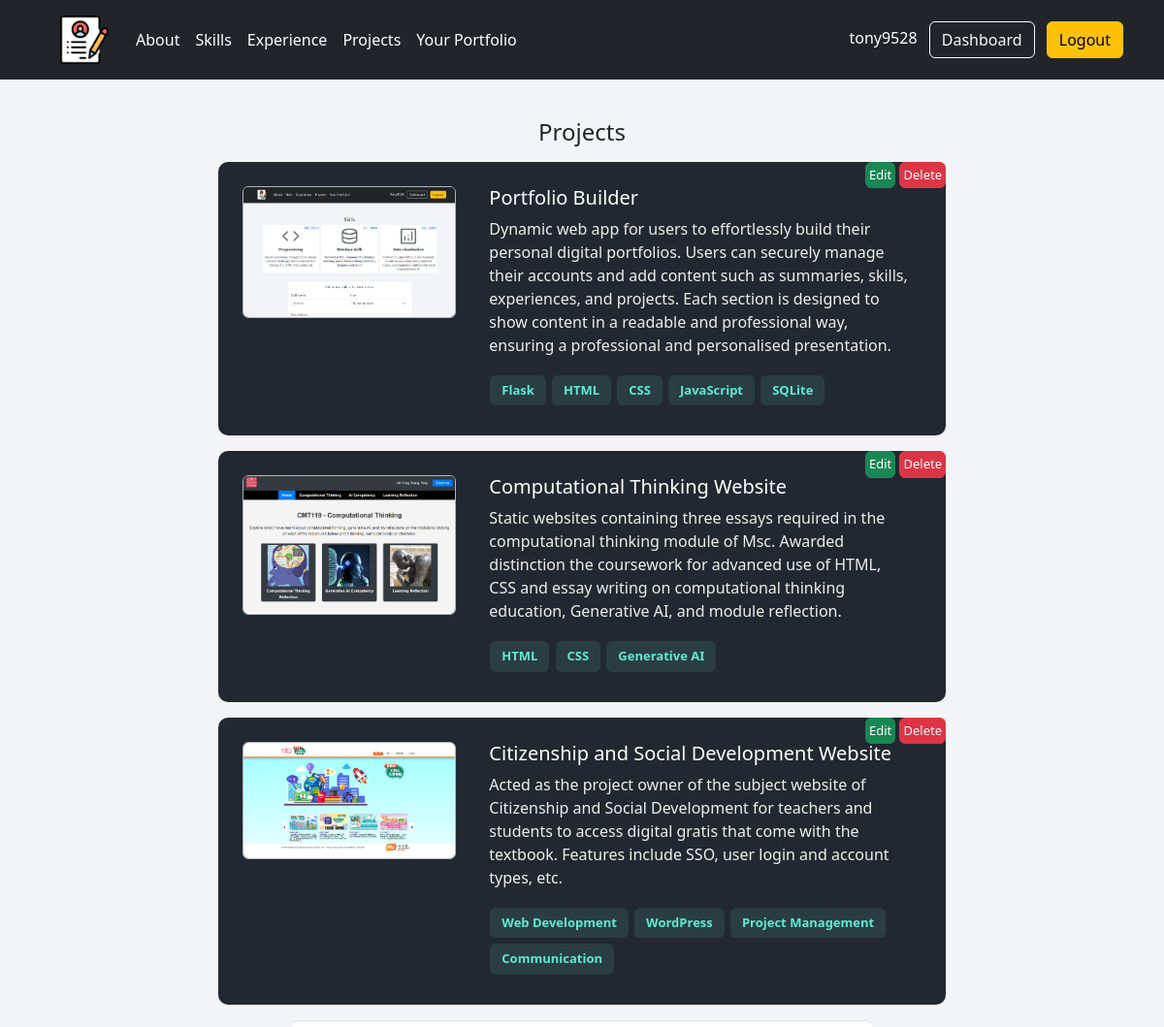
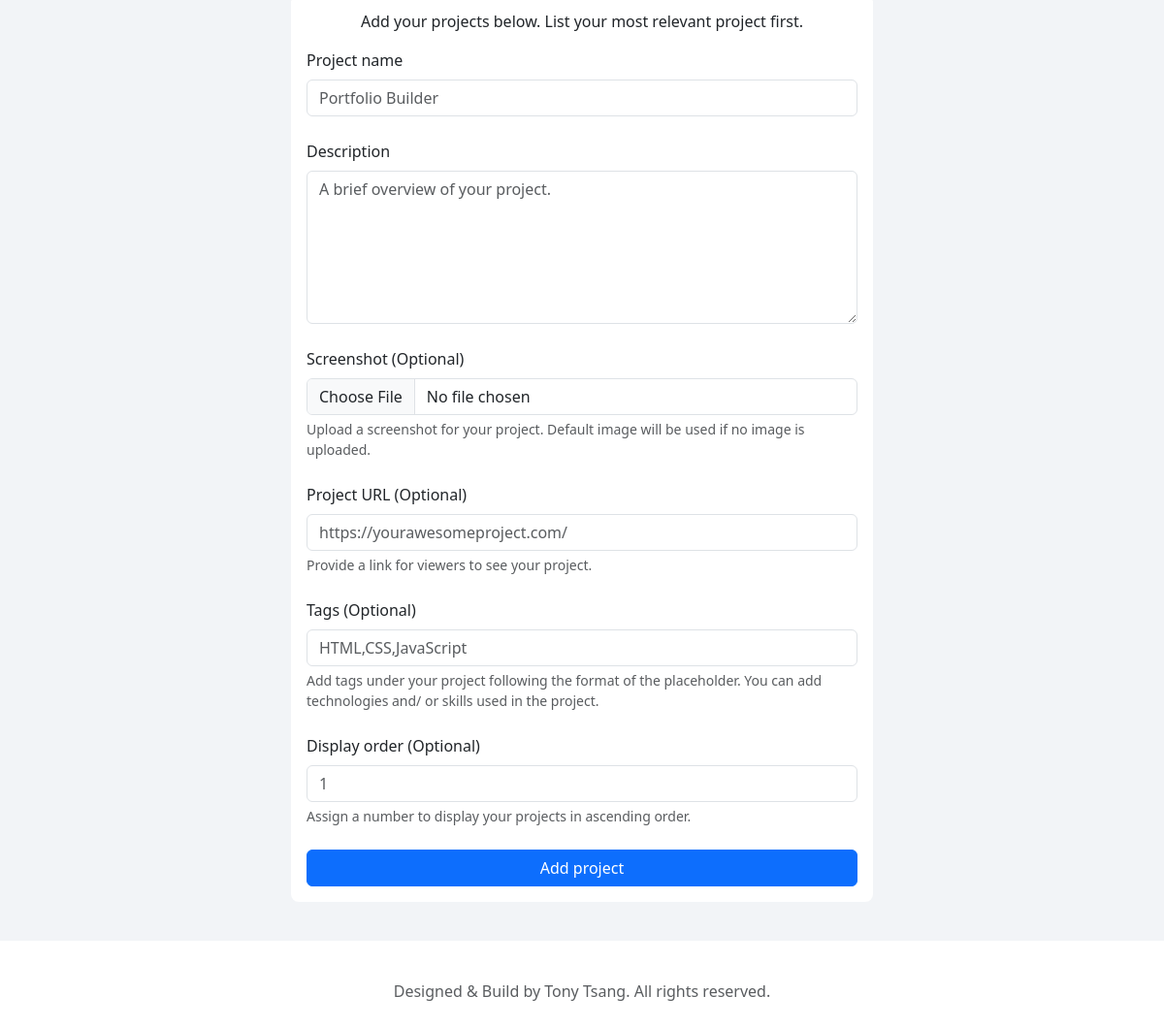
Screenshot of /projects (signed in) with the database file from the repository (2 pictures, top to bottom).
### tables this page shows
CREATE TABLE "projects"(
    "project_id" INTEGER PRIMARY KEY AUTOINCREMENT,
    "user_id" INTEGER NOT NULL,
    "project_name" TEXT NOT NULL,
    "project_description" TEXT NOT NULL,
    "project_screenshot" TEXT,
    "project_url" TEXT,
    "tags" TEXT,
    "sort_order" INTEGER NOT NULL,
    FOREIGN KEY ("user_id") REFERENCES "users" ("id")
);

### portfolio/routes.py (the view, shortened to what this page needs)
@app.route('/projects', methods = ['GET', 'POST'])
def projects():
    if not session.get("user_id"):
        flash("Please login first", "warning")
        return redirect(url_for('login'))
    user_id = session["user_id"]
    username = session["username"]
    sql = "SELECT * FROM projects WHERE user_id = :user_id ORDER BY sort_order, project_id"
    sql_q = text(sql)
    user_projects = db.engine.connect().execute(sql_q, {'user_id': user_id}).fetchall()
    return render_template("projects.html", username=username, user_projects=user_projects)

### portfolio/templates/projects.html (shortened to what this page needs)
{% extends "layout.html" %}
{% block content %}
<div class="container">
    <div class="projects-container">
        <h1 class="h4 mb-2 fw-normal text-center">Projects</h1>
        <div class="container text-left px-3 gy-3">
            {% if user_projects%}
                {% for project in user_projects %}
                    <div class="project-container position-relative">
                            <div class="row text-left ">
                                <div class="col-12 col-md-4 pic-container text-left img-fluid"><img class="proj-img rounded border border-dark-subtle" src="{{url_for('static',filename='uploads/' + project.project_screenshot)}}"></div>
                                <div class="col-12 col-md-8 proj-content text-left">
                                    <div class="">
                                        <div class="proj-name"><a class="project-link" href="{{project.project_url if project.project_url else '#'}}"><h5>{{project.project_name}}</h5></a></div>
                                        <div class="proj-description position-relative"> <p>{{project.project_description}}</p> </div>
                                    </div>
                                    {% if project.tags %}
                                        <div class="exp-tags ">
                                        {% set tags = project.tags.split(',') %}
                                        {% for tag in tags%}
                                            <button type="button" class="btn btn-outline-secondary tag ">{{tag}}</button>
                                        {% endfor %}
                                        </div>
                                    {% endif %}
                                    <div class="position-absolute top-0 end-0">
                                        <a href="{{url_for('edit_project', id=project.project_id)}}"><button class="btn btn-success edit-delete">Edit</button></a>
                                        <form action="{{ url_for('delete_project', id=project.project_id) }}" method="POST" style="display: inline;">
                                            <button type="submit" class="btn btn-danger edit-delete" onclick="return confirm('Are you sure you want to delete this item?');">Delete</button>
                                        </form>
                                    </div>
                                </div>
                            </div>
                    </div>
                {% endfor %}
            {% endif %}
    </div>
    <div class="container text-left form-container">
        <p class="text-center">Add your projects below. List your most relevant project first.</p>
        <form action="/projects" method="POST" class="row g-2" enctype="multipart/form-data">
            <div class="mb-3 col-md-12">
                <label for="project-name" class="form-label">Project name</label>
                <input type="text" name="project-name" class="form-control"  placeholder="Portfolio Builder" required>
            </div>
            <div class="mb-3 col-md-12">
                <label for="project-description" class="form-label">Description</label>
                <textarea id="project-description" name="project-description" class="form-control" rows="6" placeholder="A brief overview of your project." required></textarea>
            </div>
            <div class="mb-3 col-md-12">
                <label for="project-screenshot" class="form-label">Screenshot (Optional)</label>
                <input type="file" name="project-screenshot" class="form-control"  accept="image/*" aria-describedby="screenshothelpblock">
                <div id="screenshothelpblock" class="form-text">
                    Upload a screenshot for your project. Default image will be used if no image is uploaded.
                </div>
            </div>
            <div class="mb-3 col-md-12">
                <label for="project-url" class="form-label">Project URL (Optional)</label>
                <input type="text" name="project-url" class="form-control" placeholder="https://yourawesomeproject.com/" aria-describedby="project-urlhelpblock">
                <div id="project-urlhelpblock" class="form-text">
                    Provide a link for viewers to see your project.
                </div>
            </div>
            <div class="mb-3 col-md-12">
                <label for="project-tags" class="form-label">Tags (Optional)</label>
                <input type="text" id="project-tags" name="project-tags" class="form-control" placeholder="HTML,CSS,JavaScript" aria-describedby="tagshelpblock">
                <div id="tagshelpblock" class="form-text">
                    Add tags under your project following the format of the placeholder. You can add technologies and/ or skills used in the project.
                </div>
            </div>
            <div class="mb-3 col-md-12">
                <label for="project-order" class="form-label">Display order (Optional)</label>
                <input type="number" min="1" name="project-order" class="form-control"  placeholder="1" aria-describedby="orderhelpblock">
                <div id="orderhelpblock" class="form-text">
                    Assign a number to display your projects in ascending order.
                </div>
            </div>
            <div class="d-grid gap-2">
                <button type="submit" class="btn btn-primary">Add project</button>
            </div>
        </form>
    </div>
</div>
{% endblock content %}

### portfolio/static/css/style.css (style rules this page uses)
a { color:#00ADB5; text-decoration: none; }
html { scroll-behavior: smooth; }
.form-container { background-color: #fff; border-radius: 8px; border-top: 1px solid #dadde1; box-sizing: border-box; padding: 16px; position: relative; width: 600px; }
.edit-delete { font-size: small; padding:3px; }
.exp-tags { border: 3px; margin-bottom: 3px; }
.tag { font-size: small; font-weight: bold; color: #5eead4; border: 0px solid ; background-color: #4e998f2f; margin:3px 1px; }
.proj-img { width: 220px; max-height: 185px; }
.project-container { max-width: 750px; padding: 25px; margin: 16px auto; background-color: #222831; border-radius: 10px; }
.project-link { color:white; text-decoration: none; }
.proj-content { padding-left: 25px; padding-right: 25px; }
.proj-description { color:#EEEEEE; }

### rows the page displays
projects: project_screenshot (picture), project_name "Portfolio Builder", project_description "Dynamic web app for users to effortlessly build their personal digital portfolios. Users can securely manage their accounts and add content such as summaries, skills, experiences, and projects. Each section is designed to show content in a readable and professional way, ensuring a professional and personalised presentation.", tags "Flask" "HTML" "CSS" "JavaScript" "SQLite"
projects: project_screenshot (picture), project_name "Computational Thinking Website", project_description "Static websites containing three essays required in the computational thinking module of Msc. Awarded distinction the coursework for advanced use of HTML, CSS and essay writing on computational thinking education, Generative AI, and module reflection.", tags "HTML" "CSS" "Generative AI"
projects: project_screenshot (picture), project_name "Citizenship and Social Development Website", project_description "Acted as the project owner of the subject website of Citizenship and Social Development for teachers and students to access digital gratis that come with the textbook. Features include SSO, user login and account types, etc.", tags "Web Development" "WordPress" "Project Management" "Communication"

### other values shown
{{ username }} "tony9528"
